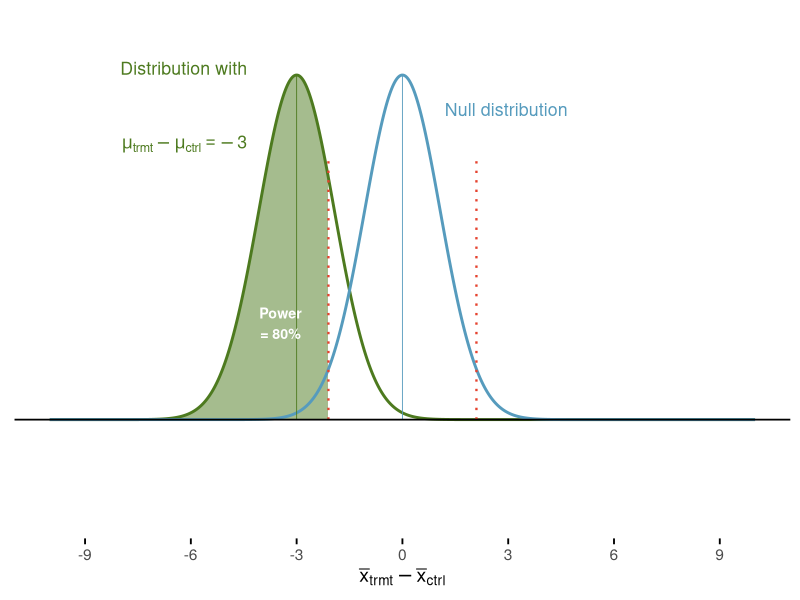
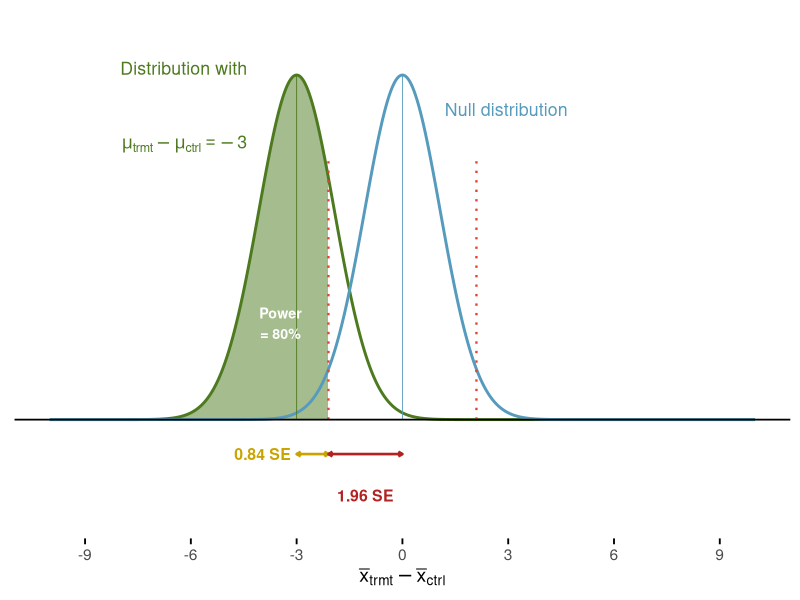

Write R code to recreate these figures, in order.
# BP example: required sample size for 80% power (two-sided, alpha = 0.05)
# Null: mu_trmt - mu_ctrl = 0; Alternative: mu_trmt - mu_ctrl = -3
# SE is chosen so that power is exactly 80%: SE = 3 / (z_0.975 + z_0.80)

library(ggplot2)

null_mean <- 0
alt_mean  <- -3
alpha     <- 0.05
power     <- 0.80

z_alpha <- qnorm(1 - alpha / 2)   # 1.96
z_power <- qnorm(power)           # 0.84
se      <- abs(alt_mean - null_mean) / (z_alpha + z_power)   # 1.0708
cut_lo  <- null_mean - z_alpha * se                          # -2.10
cut_hi  <- null_mean + z_alpha * se                          #  2.10

x <- seq(-10, 10, length.out = 2000)
null_df <- data.frame(x = x, y = dnorm(x, null_mean, se))
alt_df  <- data.frame(x = x, y = dnorm(x, alt_mean, se))
peak    <- max(null_df$y)

col_null <- "#569BBD"
col_alt  <- "#4D7A1F"
col_cut  <- "#E5432F"
col_z1   <- "#C9A400"   # 0.84 SE arrow (yellow)
col_z2   <- "#B22222"   # 1.96 SE arrow (red)

arrow_y <- -0.10 * peak
label_y <- -0.22 * peak
arw     <- arrow(ends = "both", length = unit(0.12, "cm"))

p <- ggplot() +
  geom_area(data = subset(alt_df, x <= cut_lo), aes(x, y),
            fill = col_alt, alpha = 0.5) +
  geom_line(data = alt_df,  aes(x, y), color = col_alt,  linewidth = 1) +
  geom_line(data = null_df, aes(x, y), color = col_null, linewidth = 1) +
  geom_segment(aes(x = c(cut_lo, cut_hi), xend = c(cut_lo, cut_hi),
                   y = 0, yend = 0.75 * peak),
               color = col_cut, linetype = "dotted", linewidth = 0.8) +
  geom_segment(aes(x = c(null_mean, alt_mean), xend = c(null_mean, alt_mean),
                   y = 0, yend = peak),
               color = c(col_null, col_alt), linewidth = 0.3) +
  geom_hline(yintercept = 0, linewidth = 0.6) +
  annotate("text", x = alt_mean - 1.4, y = 1.02 * peak, hjust = 1, color = col_alt,
           size = 4.5, label = "Distribution with") +
  annotate("text", x = alt_mean - 1.4, y = 0.80 * peak, hjust = 1, color = col_alt,
           size = 4.5, label = "mu[trmt] - mu[ctrl] == -3", parse = TRUE) +
  annotate("text", x = null_mean + 1.2, y = 0.9 * peak, hjust = 0, color = col_null,
           size = 4.5, label = "Null distribution") +
  annotate("text", x = -3.45, y = 0.28 * peak, color = "white",
           size = 3.6, fontface = "bold", label = "Power\n= 80%") +
  scale_x_continuous(breaks = seq(-9, 9, 3), limits = c(-10, 10)) +
  scale_y_continuous(limits = c(label_y * 1.25, 1.12 * peak)) +
  labs(x = expression(bar(x)[trmt] - bar(x)[ctrl]), y = NULL) +
  theme_minimal(base_size = 14) +
  theme(axis.text.y = element_blank(), axis.ticks.y = element_blank(),
        panel.grid = element_blank(),
        axis.ticks.x = element_line(), axis.ticks.length.x = unit(0.15, "cm"))

arrows <- list(
  # 0.84 SE: from alternative center to cutoff
  annotate("segment", x = alt_mean, xend = cut_lo, y = arrow_y, yend = arrow_y,
           arrow = arw, color = col_z1, linewidth = 0.9 ),
  annotate("text", x = alt_mean - 0.15, y = arrow_y, hjust = 1, label = "0.84 SE",
           color = col_z1, fontface = "bold", size = 4 ),
  # 1.96 SE: from cutoff to null center
  annotate("segment", x = cut_lo, xend = null_mean, y = arrow_y, yend = arrow_y,
           arrow = arw, color = col_z2, linewidth = 0.9 ),
  annotate("text", x = (cut_lo + null_mean) / 2, y = label_y, label = "1.96 SE",
           color = col_z2, fontface = "bold", size = 4) 
)

# Same canvas and limits for both, so the slide build does not shift
ggsave("power_bp_80pct_noarrows.png", p,          width = 7, height = 2.1, dpi = 300)
ggsave("power_bp_80pct.png",          p + arrows, width = 7, height = 2.1, dpi = 300)
